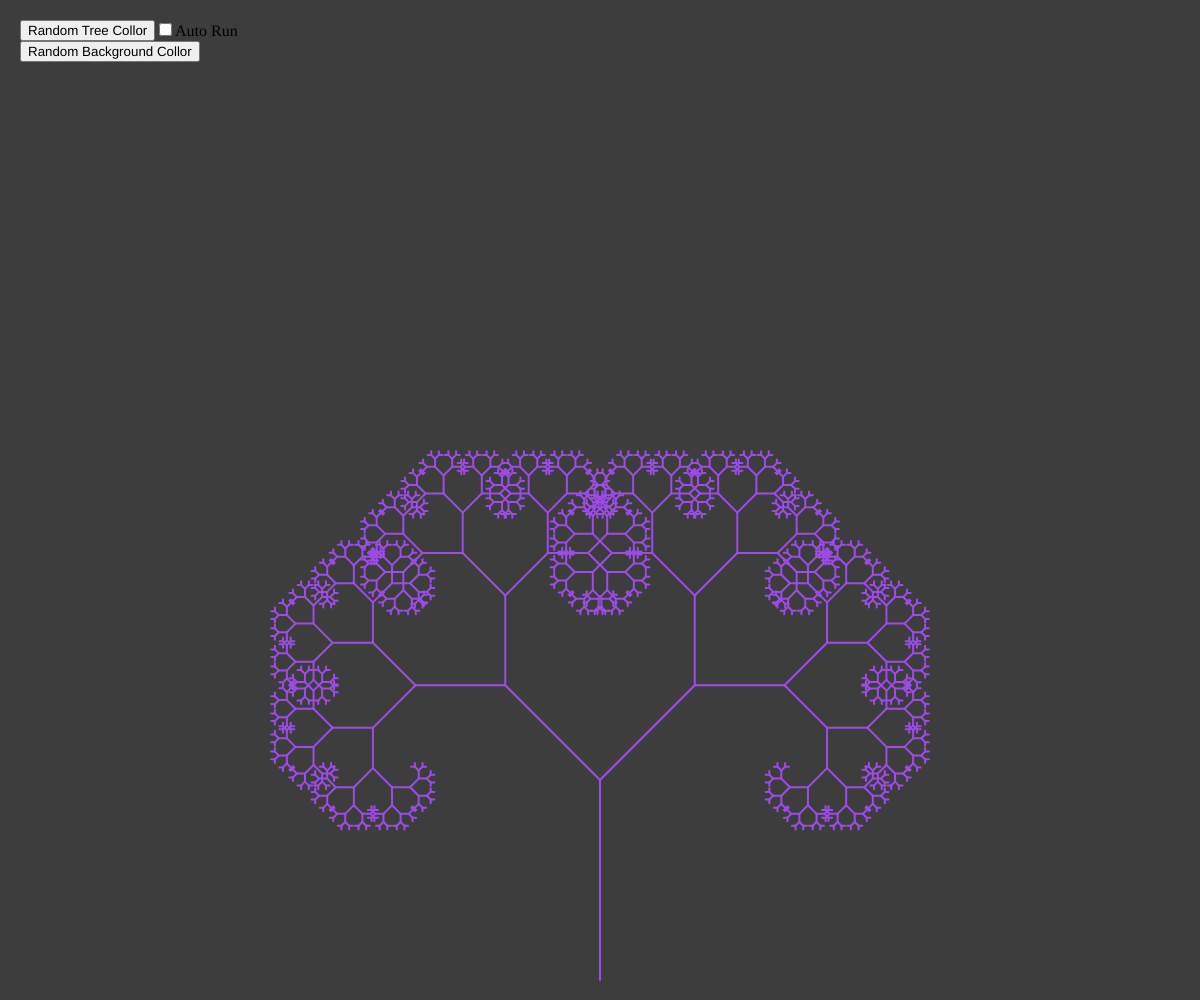
Frame 1 (no input)
Frame 60 (no input): identical to frame 1, image omitted
Frame 120 (the mouse pressed at the canvas centre since frame 60): identical to frame 1, image omitted

The p5.js sketch that drew this single still picture (run headless with seeded random() and noise() and a simulated clock; from frame 60 on, the mouse is pressed at the canvas centre):

// p5.js sketch
// ── sketch.js
/*jshint esversion: 8 */

// global variables 
var angle = Math.PI / 4;
var bgR = 61;
var bgG = 61;
var bgB = 61;
var treeR = 158;
var treeG = 75;
var treeB = 232;

// build in function
function setup() {
    var canvas = createCanvas(windowWidth, windowHeight);
    drawConfigurator();
}


function draw() {
    //Configurator
    configurator();

    background(bgR, bgG, bgB);

    // Drawing Tree
    stroke(treeR, treeG, treeB);
    strokeWeight(2);
    translate(width / 2, height - 20);
    branch(200);

}

function drawConfigurator() {
    /*  Buttons  */
    treeColorButton = createButton("Random Tree Collor");
    bgButton = createButton("Random Background Collor");
    treeColorCb = createCheckbox('Auto Run', false);
}

function configurator() {
    // Buttons Config 
    treeColorButton.position(20, 20);
    treeColorButton.mousePressed(treeColor);

    bgButton.position(20, 20 + treeColorButton.height);
    bgButton.mousePressed(bgColor);

    treeColorCb.position(treeColorButton.width + 20, 20);
    treeColorCb.color = "White";
    treeColorCb.font = "Arial";

    // text Info / name
    var ctx = canvas.getContext("2d");
    ctx.font = "30px Arial";
    ctx.textAlign = "center";
    ctx.fillText("Fractal Tree", width / 2, 50);
    ctx.font = "10px Arial";
    ctx.fillText("Made by Jairo Rauwers, Using P5.js", width / 2, 60);


    // checkBox ifs
    if (treeColorCb.checked() == true) {
        if (treeR > 256) { treeR++; }
        if (treeG > 256) { treeG++; }
        if (treeB > 256) { treeB++; }
        if (treeR > 255 && treeG > 255 && treeB > 255) {
            treeR = 0;
            treeG = 0;
            treeB = 0;
        }
    }

    // buttons Functions
    function bgColor() {
        bgR = random(255);
        bgG = random(255);
        bgB = random(255);
    }

    function treeColor() {
        treeR = random(255);
        treeG = random(255);
        treeB = random(255);

    }

}

// extra functions
function branch(len) {
    line(0, 0, 0, -len);
    translate(0, -len);
    if (len > 4) {
        push();
        rotate(angle);
        branch(len * 0.67);
        pop();
        push();
        rotate(-angle);
        branch(len * 0.67);
        pop();
    }
}
